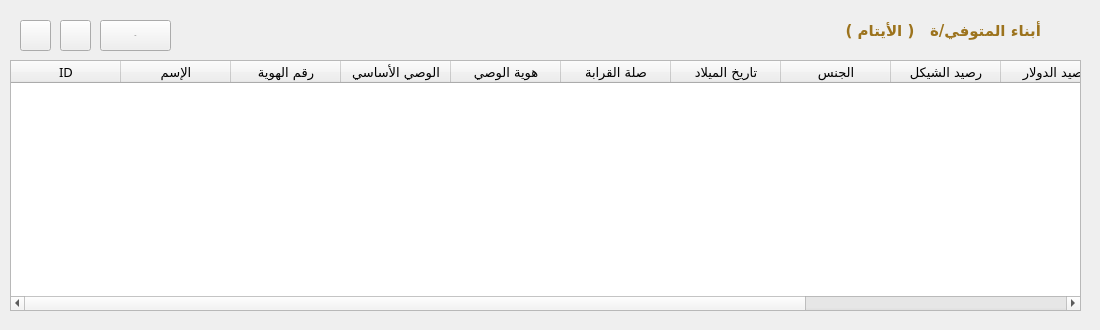
      <widget class="QWidget" name="tab_21">
       <attribute name="title">
        <string>الأيتام</string>
       </attribute>
       <widget class="QWidget" name="widget_36" native="true">
        <property name="geometry">
         <rect>
          <x>0</x>
          <y>10</y>
          <width>1091</width>
          <height>311</height>
         </rect>
        </property>
        <property name="styleSheet">
         <string notr="true"/>
        </property>
        <property name="class" stdset="0">
         <string>Card</string>
        </property>
        <widget class="QWidget" name="widget_37" native="true">
         <property name="geometry">
          <rect>
           <x>0</x>
           <y>0</y>
           <width>1091</width>
           <height>41</height>
          </rect>
         </property>
         <property name="class" stdset="0">
          <string>bg-pink-gold box-top-radius</string>
         </property>
         <widget class="QLabel" name="label_102">
          <property name="geometry">
           <rect>
            <x>820</x>
            <y>0</y>
            <width>221</width>
            <height>41</height>
           </rect>
          </property>
          <property name="font">
           <font>
            <family>Cairo</family>
            <pointsize>11</pointsize>
            <bold>true</bold>
           </font>
          </property>
          <property name="styleSheet">
           <string notr="true">color: #9c731d;</string>
          </property>
          <property name="text">
           <string>أبناء المتوفي/ة   ( الأيتام )</string>
          </property>
         </widget>
         <widget class="QLabel" name="label_115">
          <property name="geometry">
           <rect>
            <x>1050</x>
            <y>10</y>
            <width>21</width>
            <height>21</height>
           </rect>
          </property>
          <property name="text">
           <string/>
          </property>
          <property name="pixmap">
           <pixmap>../assets/icons/ic_fluent_lock_open_24_filled_colored.svg</pixmap>
          </property>
          <property name="scaledContents">
           <bool>true</bool>
          </property>
         </widget>
         <widget class="QPushButton" name="btn_search_orphan_3">
          <property name="geometry">
           <rect>
            <x>100</x>
            <y>10</y>
            <width>71</width>
            <height>31</height>
           </rect>
          </property>
          <property name="font">
           <font>
            <family>Cairo</family>
            <pointsize>-1</pointsize>
            <bold>true</bold>
           </font>
          </property>
          <property name="toolTip">
           <string>بحث عن يتيم مسجل مسبقاً</string>
          </property>
          <property name="text">
           <string>بحث</string>
          </property>
          <property name="icon">
           <iconset>
            <normaloff>../assets/icons/ic_fluent_search_24_filled_white.svg</normaloff>../assets/icons/ic_fluent_search_24_filled_white.svg</iconset>
          </property>
          <property name="class" stdset="0">
           <string>btn btn-gold border-b-r-0</string>
          </property>
         </widget>
         <widget class="QPushButton" name="add_deceased_orphans_table_btn_2">
          <property name="geometry">
           <rect>
            <x>60</x>
            <y>10</y>
            <width>31</width>
            <height>31</height>
           </rect>
          </property>
          <property name="font">
           <font>
            <family>Cairo</family>
            <pointsize>-1</pointsize>
            <bold>true</bold>
           </font>
          </property>
          <property name="toolTip">
           <string>اضافة صف</string>
          </property>
          <property name="text">
           <string/>
          </property>
          <property name="icon">
           <iconset>
            <normaloff>../assets/images/plus_1.png</normaloff>../assets/images/plus_1.png</iconset>
          </property>
          <property name="iconSize">
           <size>
            <width>24</width>
            <height>24</height>
           </size>
          </property>
          <property name="class" stdset="0">
           <string>btn btn-gold border-b-r-0</string>
          </property>
         </widget>
         <widget class="QPushButton" name="remove_deceased_orphans_table_btn_2">
          <property name="geometry">
           <rect>
            <x>20</x>
            <y>10</y>
            <width>31</width>
            <height>31</height>
           </rect>
          </property>
          <property name="font">
           <font>
            <family>Cairo</family>
            <pointsize>-1</pointsize>
            <bold>true</bold>
           </font>
          </property>
          <property name="toolTip">
           <string>حذف صف</string>
          </property>
          <property name="text">
           <string/>
          </property>
          <property name="icon">
           <iconset>
            <normaloff>../assets/images/minus_white.png</normaloff>../assets/images/minus_white.png</iconset>
          </property>
          <property name="iconSize">
           <size>
            <width>24</width>
            <height>24</height>
           </size>
          </property>
          <property name="class" stdset="0">
           <string>btn btn-gold border-b-r-0</string>
          </property>
         </widget>
        </widget>
        <widget class="QTableWidget" name="detail_deceased_orphans_table">
         <property name="geometry">
          <rect>
           <x>10</x>
           <y>50</y>
           <width>1071</width>
           <height>251</height>
          </rect>
         </property>
         <property name="sizeIncrement">
          <size>
           <width>0</width>
           <height>0</height>
          </size>
         </property>
         <property name="baseSize">
          <size>
           <width>0</width>
           <height>0</height>
          </size>
         </property>
         <property name="font">
          <font>
           <family>Cairo</family>
           <pointsize>10</pointsize>
          </font>
         </property>
         <property name="lineWidth">
          <number>1</number>
         </property>
         <property name="midLineWidth">
          <number>0</number>
         </property>
         <property name="editTriggers">
          <set>QAbstractItemView::AllEditTriggers</set>
         </property>
         <property name="rowCount">
          <number>0</number>
         </property>
         <attribute name="horizontalHeaderVisible">
          <bool>true</bool>
         </attribute>
         <attribute name="horizontalHeaderCascadingSectionResizes">
          <bool>false</bool>
         </attribute>
         <attribute name="horizontalHeaderDefaultSectionSize">
          <number>110</number>
         </attribute>
         <attribute name="horizontalHeaderHighlightSections">
          <bool>true</bool>
         </attribute>
         <attribute name="horizontalHeaderShowSortIndicator" stdset="0">
          <bool>false</bool>
         </attribute>
         <attribute name="horizontalHeaderStretchLastSection">
          <bool>true</bool>
         </attribute>
         <attribute name="verticalHeaderVisible">
          <bool>false</bool>
         </attribute>
         <attribute name="verticalHeaderCascadingSectionResizes">
          <bool>false</bool>
         </attribute>
         <attribute name="verticalHeaderHighlightSections">
          <bool>true</bool>
         </attribute>
         <attribute name="verticalHeaderShowSortIndicator" stdset="0">
          <bool>false</bool>
         </attribute>
         <attribute name="verticalHeaderStretchLastSection">
          <bool>false</bool>
         </attribute>
         <column>
          <property name="text">
           <string>ID</string>
          </property>
         </column>
         <column>
          <property name="text">
           <string>الإسم</string>
          </property>
         </column>
         <column>
          <property name="text">
           <string>رقم الهوية</string>
          </property>
         </column>
         <column>
          <property name="text">
           <string>الوصي الأساسي</string>
          </property>
         </column>
         <column>
          <property name="text">
           <string>هوية الوصي</string>
          </property>
         </column>
         <column>
          <property name="text">
           <string>صلة القرابة</string>
          </property>
         </column>
         <column>
          <property name="text">
           <string>تاريخ الميلاد</string>
          </property>
         </column>
         <column>
          <property name="text">
           <string>الجنس</string>
          </property>
         </column>
         <column>
          <property name="text">
           <string>رصيد الشيكل</string>
          </property>
         </column>
         <column>
          <property name="text">
           <string>رصيد الدولار</string>
          </property>
         </column>
         <column>
          <property name="text">
           <string>رصيد الدينار</string>
          </property>
         </column>
         <column>
          <property name="text">
           <string>رصيد اليورو</string>
          </property>
         </column>
        </widget>
       </widget>
      </widget>
